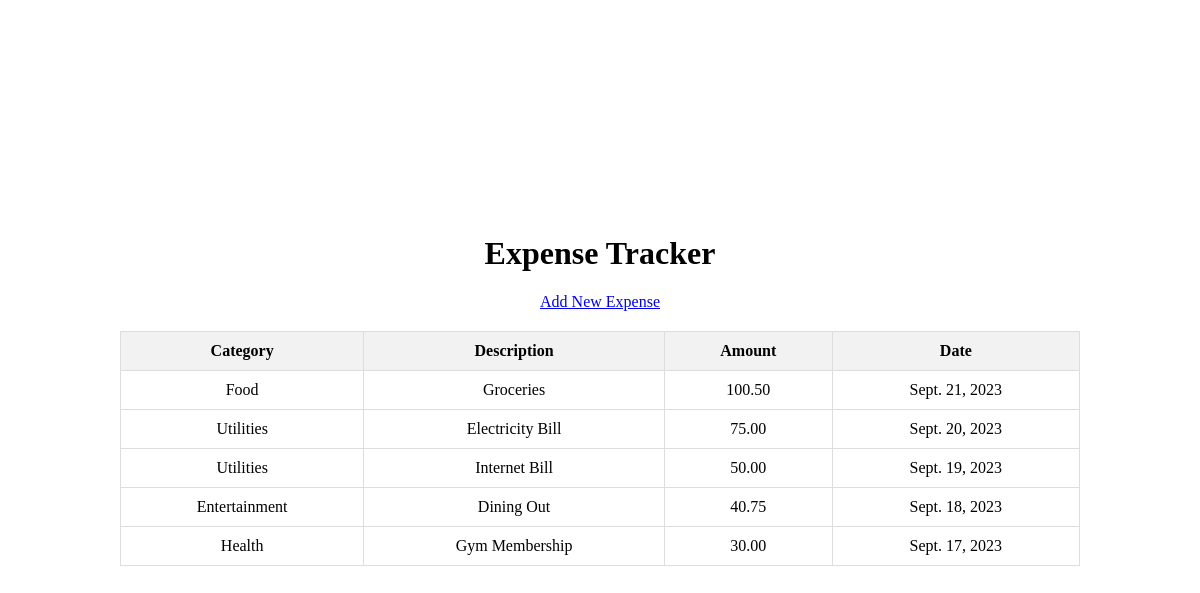
/tracker/, run on the app's committed database.
### tracker/models.py (models this page shows, shortened)
class Expense(models.Model):
    category = models.ForeignKey(Category, on_delete=models.CASCADE)
    description = models.CharField(max_length=255)
    amount = models.DecimalField(max_digits=10, decimal_places=2)
    date = models.DateField()

class Category(models.Model):
    name = models.CharField(max_length=100)

### tracker/views.py (the view)
# urls.py: 2. Add a URL to urlpatterns:  path('', views.home, name='home')
def home(request):
    expenses = Expense.objects.all().order_by('-date')
    return render(request, 'home.html', {'expenses': expenses})

### tracker/templates/home.html (shortened to what this page needs)
<!DOCTYPE html>
<html lang="en">
<head>
</head>
<body>
    <h1>Expense Tracker</h1>
    <a href="{% url 'add_expense' %}">Add New Expense</a>
    <table>
        <tr>
            <th>Category</th>
            <th>Description</th>
            <th>Amount</th>
            <th>Date</th>
        </tr>
        {% for expense in expenses %}
        <tr>
            <td>{{ expense.category.name }}</td>
            <td>{{ expense.description }}</td>
            <td>{{ expense.amount }}</td>
            <td>{{ expense.date }}</td>
        </tr>
        {% endfor %}
    </table>
</body>
</html>

### tracker/templates/home.html (style rules this page uses)
body { display: flex; flex-direction: column; align-items: center; justify-content: center; height: 100vh; margin: 0; }
table { border-collapse: collapse; margin: 20px 0; width: 80%; }
th, td { border: 1px solid #ddd; padding: 10px; text-align: center; }
th { background-color: #f2f2f2; }

### data on the page
Expense: category.name "Food", description "Groceries", amount "100.50", date "Sept. 21, 2023"
Expense: category.name "Utilities", description "Electricity Bill", amount "75.00", date "Sept. 20, 2023"
Expense: category.name "Utilities", description "Internet Bill", amount "50.00", date "Sept. 19, 2023"
Expense: category.name "Entertainment", description "Dining Out", amount "40.75", date "Sept. 18, 2023"
Expense: category.name "Health", description "Gym Membership", amount "30.00", date "Sept. 17, 2023"
